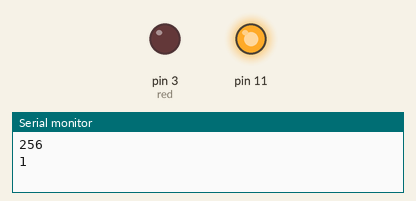
This sketch was run on a simulated Arduino Uno, built with avr-gcc and run on an emulated ATmega328P. Parts: output pins drawn as LEDs (lit = HIGH), the last lines printed to the serial monitor.

Above: at 0.1 s.
At 1.1 s:
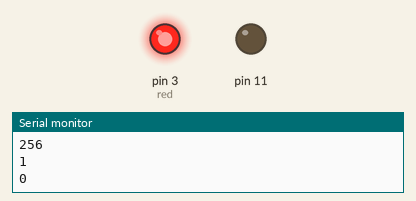
At 9.1 s:
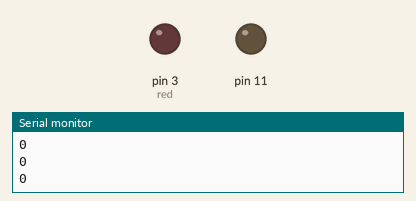
Timing chart, 0 to 10.6 s (numbered marks = the images above):
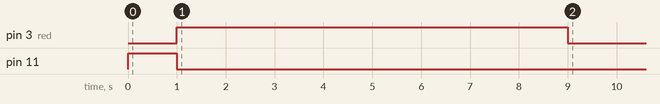

The sketch:

binary_encoder.ino
```cpp
int bit;
int red = 3;
int blue = 11;
int voltage = 255;

int binaryLength (int num) {
  int len = 0;
  if(num == 0) {
    return 0;
  }
  while(num != 1) {
  len++;
  num = num / 2;
  }
  len++;
  return len;
}


int calculator (int a, int b) {
    return a + b;
}

void output (int result) {
  int digitLength = binaryLength(result);
  if(digitLength == 0) {
    analogWrite(red, voltage);
    delay(1000);
    analogWrite(red, 0);
    return;
  }
  for(int j = digitLength - 1; j >= 0 ; j--){
  bit = result >> j & 1;
  analogWrite(bit ? blue : red , voltage);
  analogWrite(bit ? red : blue , 0);
  Serial.println(bit);
  delay(1000);
  }

  analogWrite(bit ? blue  : red , 0);
}

void setup() {
  // put your setup code here, to run once:
  pinMode(11, OUTPUT);
  pinMode(3, OUTPUT);
  Serial.begin(9600);
  int a = 256;
  int b = 0;
  int result = calculator(a, b);
  Serial.println(result);
  output(result);
}

void loop() {

}
```
